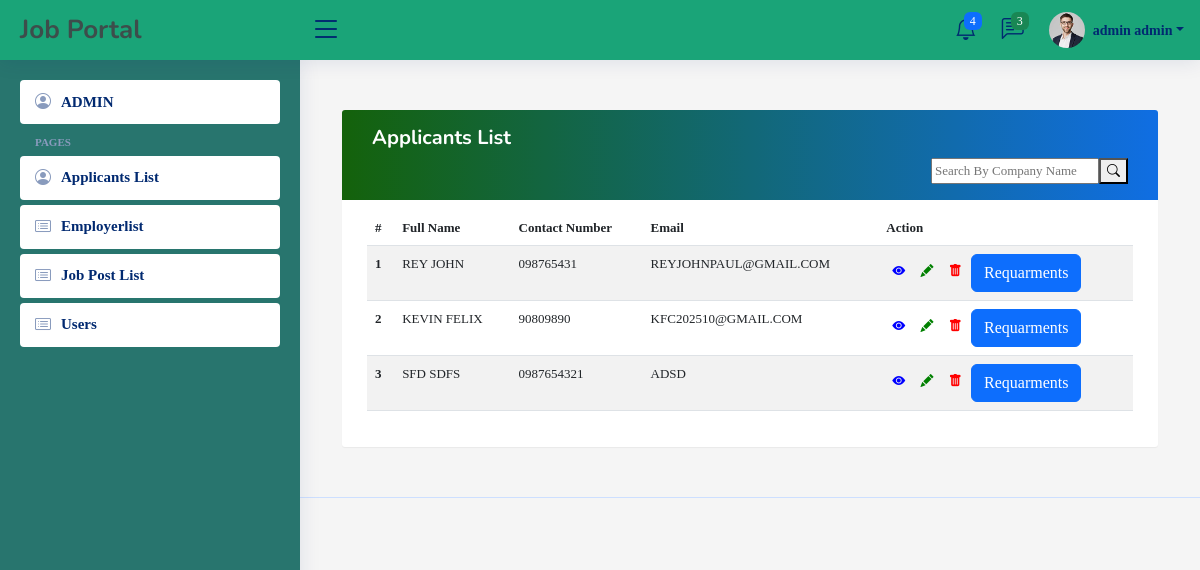
The page /admin panel/applicantlist.php (signed in) on the database as committed earlier.
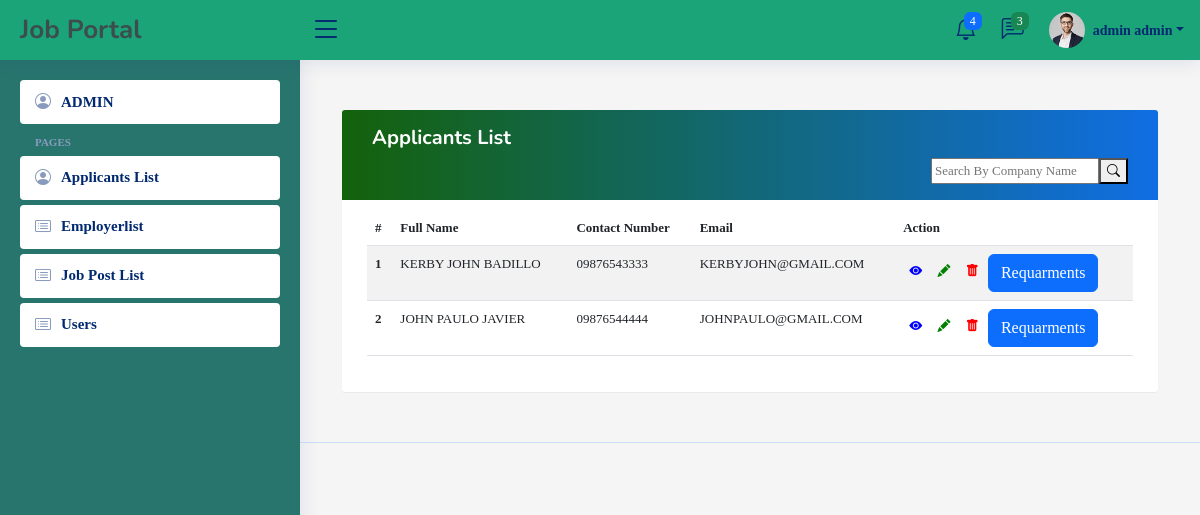
The same page on the database as committed later.
### tables this page shows
CREATE TABLE `users` (
  `user_id` int(100) NOT NULL,
  `user_profile_img` varchar(255) DEFAULT NULL,
  `user_fname` varchar(100) NOT NULL,
  `user_lname` varchar(100) NOT NULL,
  `user_contact` varchar(11) NOT NULL,
  `user_email` varchar(100) NOT NULL,
  `address` varchar(100) NOT NULL,
  `user_password` varchar(255) NOT NULL,
  `user_role_id` int(11) NOT NULL
);

### admin panel/classes/CONFIGDB.php (called while the page is built, shortened)
<?php
	class CONFIGDB
	{
		private $_host = 'localhost';
		private $_username = 'root';
		private $_password = '';
		private $_database = 'job_portal_db';
		protected $connection;
		public function __construct()
		{
			if (!isset($this->connection)) {
				$this->connection = new mysqli($this->_host, $this->_username, $this->_password, $this->_database);
			}
			return $this->connection;
		}
	}
?>

### admin panel/classes/CRUDAPI.php (called while the page is built, shortened)
<?php
include_once 'CONFIGDB.php';
class CRUDAPI extends CONFIGDB
{
	public function getData($query)
	{
		$result = $this->connection->query($query);
		$rows = array();
		while ($row = $result->fetch_assoc()) {
			$rows[] = $row;
		}
		return $rows;
	}
}
?>

### admin panel/applicantlist.php (the view, shortened to what this page needs)
<?php
    include_once("classes/CRUDAPI.php");
  ?>
<?php include('layouts/head.php'); ?>
<?php include('layouts/header.php'); ?>
<?php include('layouts/sidebar.php'); ?>
<div class="container">
      <div class="table-wrapper">
        <div class="table-title">
          <div class="row">
            <div class="col-md-12">
          <h5><b>Applicants List</b></h5>
          <div class="search-bar" style="float:right;">
                   <div class="search-form d-flex align-items-center" method="POST" action="#">
                      <input type="text" id="searchData" placeholder="Search By Company Name" title="Enter search keyword">
                      <button type="submit" title="Search"><i class="bi bi-search"></i></button>
                  </div>
      </div>
        </div>
      </div>
    </div>
       <table class="table table-striped table-hover">
            <thead>
              <tr>
                   <th scope="col">#</th>
                   <th scope="col">Full Name</th>
                   <th scope="col">Contact Number</th>
                   <th scope="col">Email</th>
                   <th scope="col">Action</th>
            </thead>
            <tbody id="table-main">
                <?php
              $query = "SELECT * FROM `users` LEFT JOIN requirements ON requirements.requirements_user_id = users.user_id where user_role_id = 4";
              $result = $crudapi->getData($query);
              $number = 1;
              foreach ($result as $key => $data) {
                ?>
       <tr>
              <th scope="row"><?php echo $number; ?></th>
              <td><?php echo strtoupper($data["user_fname"]." ".$data["user_lname"]); ?></td>
              <td><?php echo strtoupper($data["user_contact"]) ?></td>
              <td><?php echo strtoupper($data["user_email"]) ?></td>
              <td>
                       <div class="items-link items-link2 f-right">
                          <button type="button" data-id="<?php echo $data['user_id']; ?>" id="view" style="border: transparent; color: blue; background: transparent;"><i class="bi bi-eye-fill"></i></button>
                          <button type="button" data-id="<?php echo $data['user_id']; ?>" id="editbtn" style="border: transparent; color: green; background: transparent;"><i class="bi bi-pencil-fill"></i></button>
                       <button type="button" data-id="<?php echo $data['user_id']; ?>" id="deletebtn" style="border: transparent; color: red; background: transparent;"> <i class="bi bi-trash-fill"></i></button>
                       <button type="button" data-id="<?php echo $data['requirements_filename']; ?>" class="btn btn-primary" id="viewreqs">Requarments</button>
                      </div>
              </td>
              </tr>
          <?php $number++; } ?>
        </tbody>
      </table>
</div>
</div>
                <body style="align-items:center;">
<?php include('layouts/footer.php'); ?>

Rows that differ between the two databases and show on the page:
removed users: user_fname+user_lname "REY JOHN", user_contact "098765431", user_email "REYJOHNPAUL@GMAIL.COM"
removed users: user_fname+user_lname "KEVIN FELIX", user_contact "90809890", user_email "KFC202510@GMAIL.COM"
removed users: user_fname+user_lname "SFD SDFS", user_contact "0987654321", user_email "ADSD"
added users: user_fname+user_lname "KERBY JOHN BADILLO", user_contact "09876543333", user_email "KERBYJOHN@GMAIL.COM"
added users: user_fname+user_lname "JOHN PAULO JAVIER", user_contact "09876544444", user_email "JOHNPAULO@GMAIL.COM"
